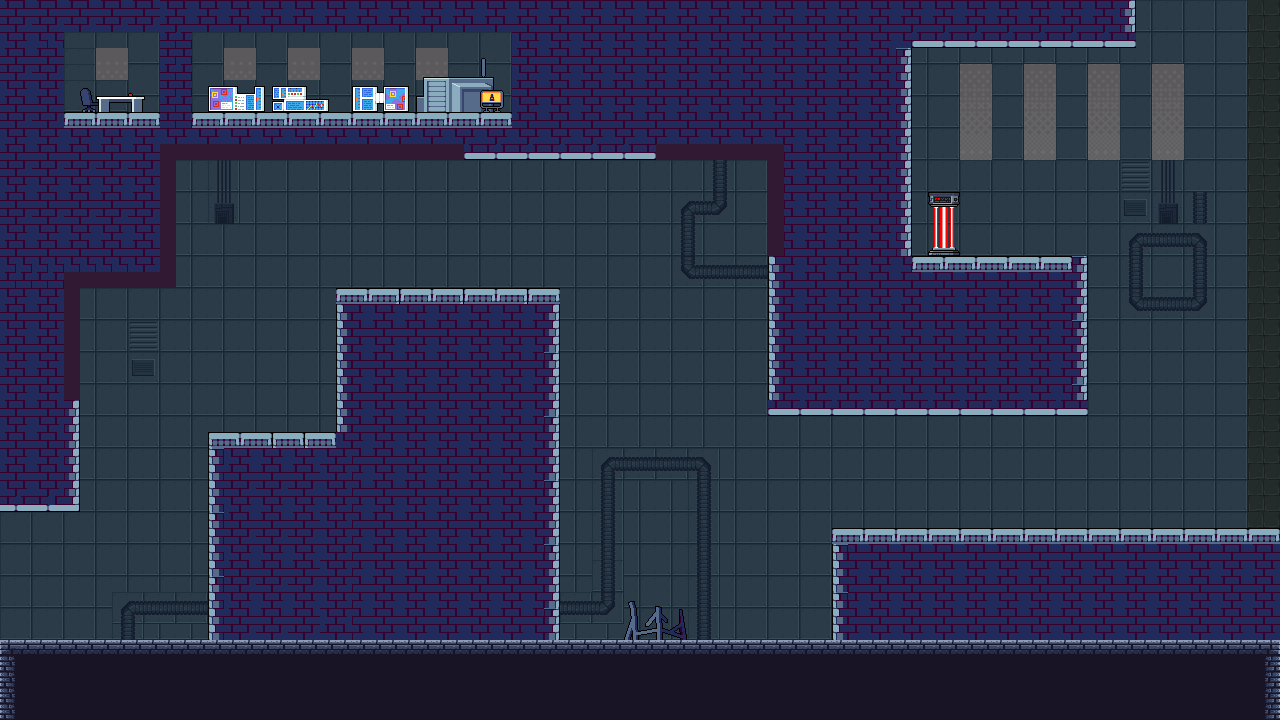

The image is a tile-based game level rendered from a .tmx file. Its description and source (layers, tilesets, objects; grid data summarised) follow:
An orthogonal 80x45 tile map with 16x16 px tiles, 3 tile layers (Bg, obstacle, decor), 8 tilesets, 1 image layer and 21 objects.

<map version="1.10" tiledversion="1.11.2" orientation="orthogonal" renderorder="right-down" width="80" height="45" tilewidth="16" tileheight="16" infinite="0" nextlayerid="12" nextobjectid="29">
 <tileset firstgid="1" name="Background" tilewidth="1280" tileheight="720" tilecount="19" columns="0">
  <grid orientation="orthogonal" width="1" height="1" />
  <tile id="0">
   <image source="power_line/1.png" width="63" height="39" />
  </tile>
  <tile id="1">
   <image source="power_line/2.png" width="73" height="64" />
  </tile>
  <tile id="2">
   <image source="power_line/3.png" width="61" height="192" />
  </tile>
  <tile id="3">
   <image source="power_line/4.png" width="69" height="192" />
  </tile>
  <tile id="4">
   <image source="power_line/5.png" width="13" height="13" />
  </tile>
  <tile id="5">
   <image source="power_line/6.png" width="16" height="11" />
  </tile>
  <tile id="6">
   <image source="power_line/7.png" width="16" height="7" />
  </tile>
  <tile id="7">
   <image source="power_line/8.png" width="16" height="5" />
  </tile>
  <tile id="8">
   <image source="power_line/9.png" width="16" height="4" />
  </tile>
  <tile id="9">
   <image source="background/Day/1.png" width="576" height="324" />
  </tile>
  <tile id="10">
   <image source="background/Day/2.png" width="576" height="324" />
  </tile>
  <tile id="11">
   <image source="background/Day/3.png" width="576" height="324" />
  </tile>
  <tile id="12">
   <image source="background/Day/4.png" width="576" height="324" />
  </tile>
  <tile id="13">
   <image source="background/Day/5.png" width="576" height="324" />
  </tile>
  <tile id="14">
   <image source="background/Night/1.png" width="1280" height="720" />
  </tile>
  <tile id="15">
   <image source="background/Night/2.png" width="576" height="324" />
  </tile>
  <tile id="16">
   <image source="background/Night/3.png" width="576" height="324" />
  </tile>
  <tile id="17">
   <image source="background/Night/4.png" width="576" height="324" />
  </tile>
  <tile id="18">
   <image source="background/Night/5.png" width="576" height="324" />
  </tile>
 </tileset>
 <tileset firstgid="20" name="Cyberpunk" tilewidth="16" tileheight="16" tilecount="256" columns="16">
  <image source="Cyberpunk.png" width="256" height="256" />
 </tileset>
 <tileset firstgid="276" name="Decoration" tilewidth="78" tileheight="77" tilecount="27" columns="0">
  <grid orientation="orthogonal" width="1" height="1" />
  <tile id="0">
   <image source="decorations/1.png" width="32" height="17" />
  </tile>
  <tile id="1">
   <image source="decorations/2.png" width="32" height="14" />
  </tile>
  <tile id="2">
   <image source="decorations/3.png" width="32" height="6" />
  </tile>
  <tile id="3">
   <image source="decorations/4.png" width="32" height="8" />
  </tile>
  <tile id="4">
   <image source="decorations/5.png" width="5" height="6" />
  </tile>
  <tile id="5">
   <image source="decorations/6.png" width="5" height="3" />
  </tile>
  <tile id="6">
   <image source="decorations/7.png" width="17" height="3" />
  </tile>
  <tile id="7">
   <image source="decorations/8.png" width="19" height="24" />
  </tile>
  <tile id="8">
   <image source="decorations/9.png" width="35" height="19" />
  </tile>
  <tile id="9">
   <image source="decorations/10.png" width="11" height="16" />
  </tile>
  <tile id="10">
   <image source="decorations/11.png" width="13" height="17" />
  </tile>
  <tile id="11">
   <image source="decorations/12.png" width="26" height="18" />
  </tile>
  <tile id="12">
   <image source="decorations/13.png" width="57" height="26" />
  </tile>
  <tile id="13">
   <image source="decorations/14.png" width="57" height="26" />
  </tile>
  <tile id="14">
   <image source="decorations/15.png" width="57" height="26" />
  </tile>
  <tile id="15">
   <image source="decorations/16.png" width="57" height="26" />
  </tile>
  <tile id="16">
   <image source="decorations/17.png" width="65" height="16" />
  </tile>
  <tile id="17">
   <image source="decorations/18.png" width="49" height="16" />
  </tile>
  <tile id="18">
   <image source="decorations/19.png" width="32" height="22" />
  </tile>
  <tile id="19">
   <image source="decorations/20.png" width="24" height="22" />
  </tile>
  <tile id="20">
   <image source="decorations/21.png" width="13" height="22" />
  </tile>
  <tile id="21">
   <image source="decorations/22.png" width="7" height="22" />
  </tile>
  <tile id="22">
   <image source="decorations/23.png" width="35" height="6" />
  </tile>
  <tile id="23">
   <image source="decorations/24.png" width="68" height="76" />
  </tile>
  <tile id="24">
   <image source="decorations/25.png" width="68" height="77" />
  </tile>
  <tile id="25">
   <image source="decorations/26.png" width="68" height="48" />
  </tile>
  <tile id="26">
   <image source="decorations/27.png" width="78" height="35" />
  </tile>
 </tileset>
 <tileset firstgid="303" name="Dungeon Tile Set" tilewidth="16" tileheight="16" tilecount="270" columns="15">
  <image source="Dungeon Tile Set.png" width="240" height="288" />
 </tileset>
 <tileset firstgid="573" name="level_tileset" tilewidth="16" tileheight="16" tilecount="324" columns="18">
  <image source="level_tileset.png" width="300" height="300" />
 </tileset>
 <tileset firstgid="897" source="Cyberpunk.tsx" />
 <tileset firstgid="1153" name="mainlevbuild" tilewidth="16" tileheight="16" tilecount="2560" columns="64">
  <image source="mainlevbuild.png" width="1024" height="640" />
 </tileset>
 <tileset firstgid="3713" source="mainlevbuild.tsx" />
 <imagelayer id="4" name="Image Layer 1">
  <image source="background/Night/1.png" width="1280" height="720" />
 </imagelayer>
 <layer id="3" name="Bg" width="80" height="45">
  <data>[3600 cells, 3191 non-empty, 74 distinct tile ids]</data>
 </layer>
 <layer id="1" name="obstacle" width="80" height="45">
  <data>[3600 cells, 2042 non-empty, 61 distinct tile ids]</data>
 </layer>
 <objectgroup id="10" name="Exit">
  <object id="20" x="929" y="193.5" width="30.5" height="62.5" />
 </objectgroup>
 <objectgroup color="#0000ff" id="11" name="BlackWall" visible="0">
  <object id="21" x="65.25" y="274.75" width="14.25" height="125.75" />
  <object id="22" x="66.25" y="272.75" width="94.25" height="15" />
  <object id="23" x="159.5" y="142" width="306" height="18" />
  <object id="24" x="161" y="159" width="15" height="128" />
  <object id="25" x="655.5" y="145.5" width="128" height="15.5" />
  <object id="26" x="768" y="162" width="16" height="94.5" />
 </objectgroup>
 <layer id="7" name="decor" width="80" height="45">
  <data>[3600 cells, 131 non-empty, 54 distinct tile ids]</data>
 </layer>
 <objectgroup id="5" name="Spawn">
  <object id="2" x="32.5" y="576.5" width="30.5" height="62" />
 </objectgroup>
 <objectgroup color="#be0000" id="6" name="Ground">
  <object id="3" x="-1" y="640" width="1283" height="80" />
 </objectgroup>
 <objectgroup color="#ff0000" id="9" name="Wall">
  <object id="4" x="2" y="401" width="76" height="108" />
  <object id="6" x="466" y="-1" width="188" height="160" />
  <object id="7" x="337.333" y="290.667" width="220.667" height="349.333" />
  <object id="8" x="209.333" y="434" width="130" height="206.667" />
  <object id="9" x="833" y="529.5" width="451" height="114.5" />
  <object id="10" x="769" y="257" width="317" height="158" />
  <object id="11" x="655" y="0" width="479" height="49" />
  <object id="12" x="654" y="50" width="257" height="96" />
  <object id="13" x="784" y="144" width="127" height="111" />
  <object id="14" x="-1" y="-2" width="66" height="402" />
  <object id="15" x="63" y="-5" width="402" height="148" />
  <object id="27" x="63" y="141.5" width="98" height="131.5" />
 </objectgroup>
</map>
